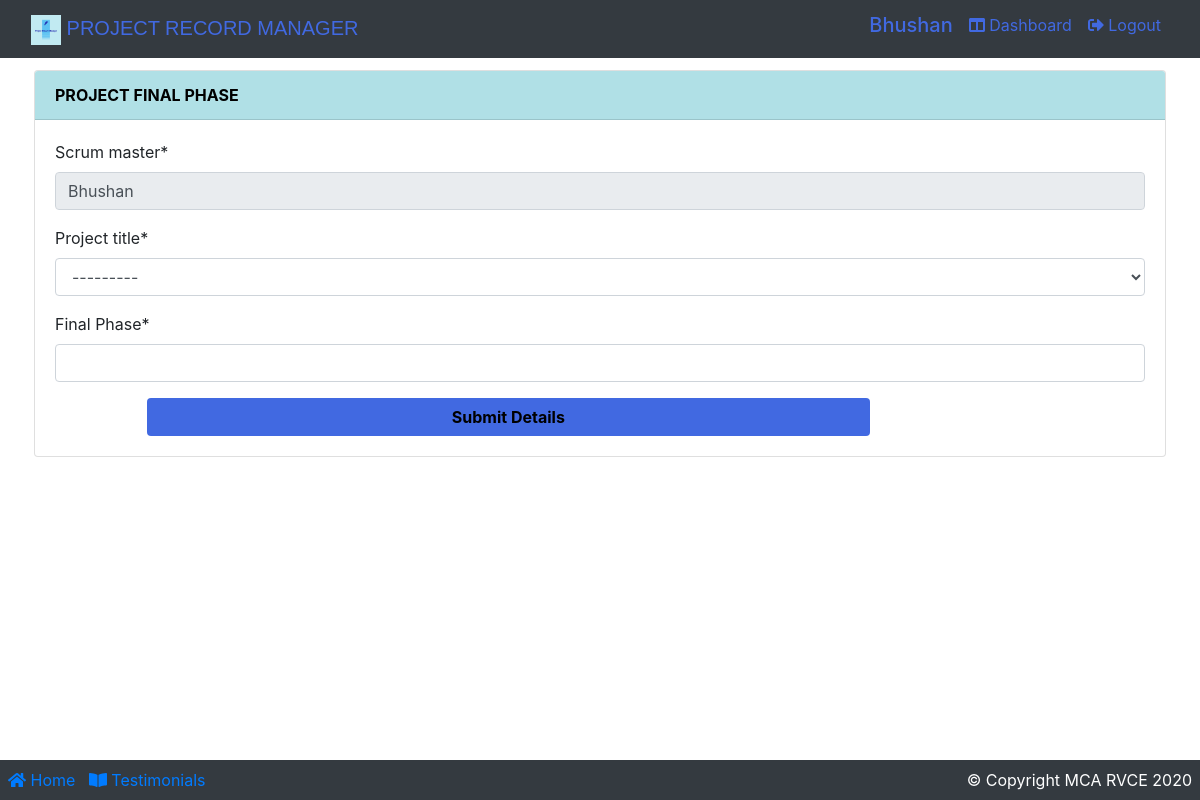
Page /projectfianle/ (signed in) on the earlier database version.
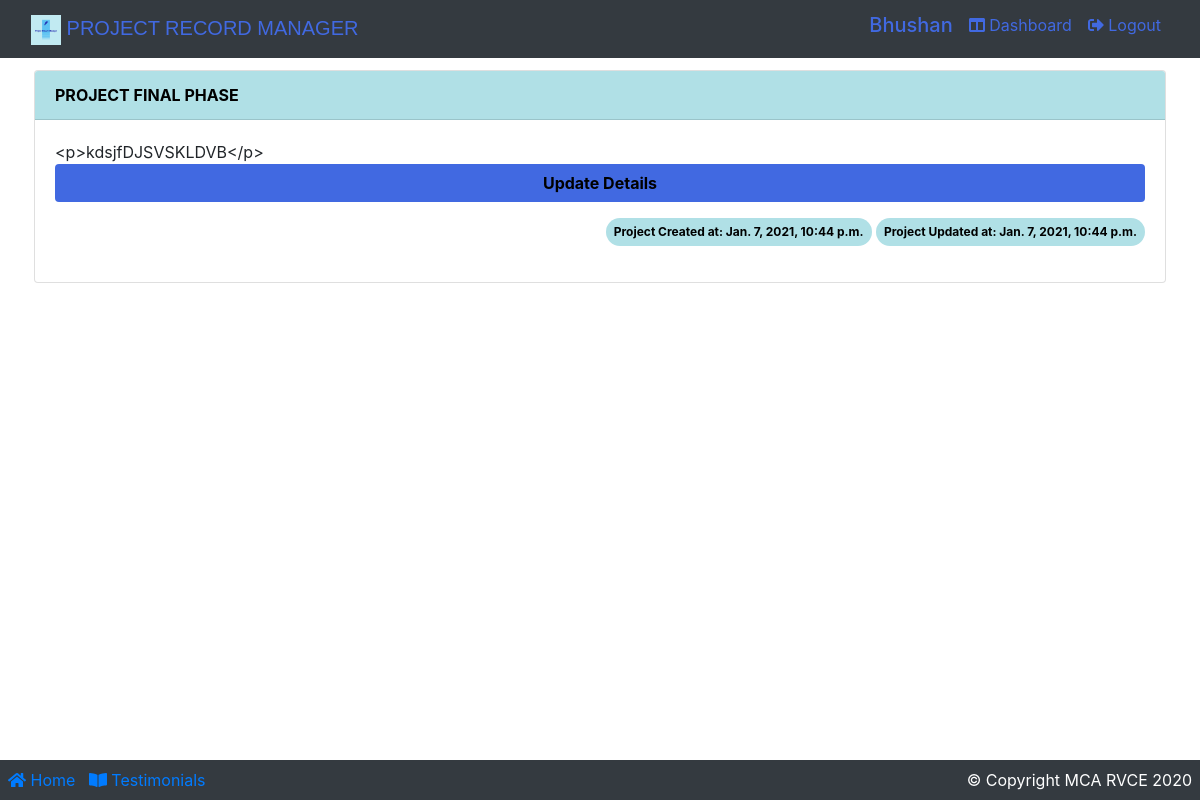
Same page on the later database version.
### app/models.py (models this page shows, shortened)
class CustomUser(AbstractBaseUser, PermissionsMixin):
    username = None
    first_name = None
    last_name = None
    admin = models.BooleanField(default=False)
    active = models.BooleanField(default=True)
    staff = models.BooleanField(default=False)
    isstudent = models.BooleanField(default=False)
    isfaculty = models.BooleanField(default=False)
    student_available = models.BooleanField(default=False)
    faculty_available = models.BooleanField(default=False)
    email = models.EmailField(_('email address'), unique=True)
    USERNAME_FIELD = 'email'
    REQUIRED_FIELDS = []
    name = models.CharField(max_length=100)
    created_at = models.DateTimeField(auto_now_add=True)
    updated_at = models.DateTimeField(auto_now=True)
    objects = UserManager()
    @property
    def is_active(self):
        return self.active
    @property
    def is_student(self):
        return self.isstudent
    @property
    def is_faculty(self):
        return self.isfaculty

class ProjectFinale(models.Model):
    scrum_master = models.CharField(max_length=100, default="scrum master")
    project_title = models.ForeignKey(
        Team, on_delete=models.CASCADE, null=True)
    finale = HTMLField()
    created_at = models.DateTimeField(auto_now_add=True)
    updated_at = models.DateTimeField(auto_now=True)
    def __str__(self):
        return str(self.project_title) + "finale"

### app/views.py (the view)
# urls.py: path('projectfianle/', views.projectFinaleCreation, name="projectfinale"),
def projectFinaleCreation(request):
    needToUpdate = False
    needToUpdateidt = False
    queryset2 = Team.objects.filter(owner=(request.user.name + " " + request.user.email))
    queryset3 = Team.objects.filter(partner=request.user.id)
    idTitle = ""
    if queryset2:
        for data in queryset3 or queryset2:
            idTitle = int(data.id)
    if queryset3:
        for data in queryset3 or queryset2:
            idTitle = int(data.id)
    queryset = ProjectFinale.objects.filter(scrum_master=request.user.name)
    idt = ProjectFinale.objects.filter(project_title=idTitle)
    print("==> idt ", idt)
    count = 0
    c1 = 0
    if queryset:
        for data in queryset:
            proj_title = data.project_title
            print("title from Project Syp when come from user.id", data.project_title)
            if data:
                count = count + 1
            if count == 1:
                needToUpdate = True
    if idt:
        for data in idt:
            proj_title = data.project_title
            print("title from Project when title comes from team", data.project_title)
            if data:
                c1 = c1 + 1
            if c1 == 1:
                needToUpdateidt = True
    print(count, c1)
    print(needToUpdate, needToUpdateidt)
    if request.method == 'POST':
        formf = ProjectFinaleForm(request.POST, request.FILES)
        if formf.is_valid():
            formf.save()
            project_title = formf.cleaned_data.get('project_title')
            messages.success(request, f'Final Phase created for {project_title}.')
            return redirect('projectfinale')
    else:
        formf = ProjectFinaleForm()
    return render(request, 'project/project_finale.html',
                  {'formf': formf, 'needToUpdate': needToUpdate, 'queryset': queryset,
                   'idt': idt,
                   "needToUpdateidt": needToUpdateidt})

### app/forms.py
class ProjectFinaleForm(forms.ModelForm):
    finale = forms.CharField(
        label="Final Phase", widget=TinyMCE(attrs={'cols': 50, 'rows': 10, "class": "form-control",
                                                   "placeholder": "Enter Final phase details"}))
    class Meta:
        model = ProjectFinale
        fields = ['id', 'scrum_master', 'project_title', 'finale']

### app/models.py (called while the page is built)
    def __str__(self):
        return self.name + ' ' + self.email

    def __str__(self):
        return self.name + ' ' + self.email

    def __str__(self):
        return str(self.title) + ", Student1:  " + str(self.owner) + ", student2:  " + str(
            self.partner) + ", Guide:  " + str(self.guide)

### templates/project/project_finale.html (shortened to what this page needs)
{% extends 'base.html' %}
{% load static %}
{% load crispy_forms_tags %}
{% block content %}
    <div class="container p-1">
        <div class="card mt-2">
            <div class="card-header font-weight-bold" style="background:powderblue; color:black;">
                PROJECT FINAL PHASE
            </div>
            <div class="card-body">
                {% if needToUpdate == False %}
                    <form action="{% url 'projectfinale' %}" method="POST" enctype="multipart/form-data">
                        <div class="form-row">
                            <div class="form-group col-md-12 mb-0">
                                <div id="div_id_scrum_master" class="form-group">
                                    <label for="id_scrum_master" class=" requiredField">
                                        Scrum master<span class="asteriskField">*</span>
                                    </label>
                                    <div class="">
                                        <input type="text" name="scrum_master" value="{{ user.name }}" maxlength="100"
                                               class="textinput textInput form-control"
                                               id="id_scrum_master" readonly>
                                    </div>
                                </div>
                            </div>
                        </div>
                        <div class="form-row">
                            <div class="form-group col-md-12 mb-0">
                                {{ formf.project_title|as_crispy_field }}
                            </div>
                        </div>
                        <div class="form-row">
                            <div class="form-group col-md-12 mb-0">
                                {{ formf.finale|as_crispy_field }}
                            </div>
                        </div>
                        <div class="form-row">
                            <div class="form-group col-md-8 mb-0 offset-1">
                                <button type="submit" class="btn btn-block font-weight-bold"
                                        style="background: royalblue;color: black; ">Submit Details
                                </button>
                            </div>
                        </div>
                    </form>
                {% else %}
                    {% for data in queryset %}
                        {{ data.finale }}
                        <a href="{% url 'updateFinale' data.id %}" class="btn btn-block font-weight-bold"
                           style="background: royalblue;color: black; ">Update Details
                        </a>
                        <div class="container text-right m-2 p-2">
                            <span class="badge badge-info badge-pill p-2 font-weight-bolder" style="background:powderblue; color:black;">Project Created at: {{ data.created_at }}</span>
                            <span class="badge badge-info badge-pill p-2 font-weight-bolder" style="background:powderblue; color:black;">Project Updated at: {{ data.updated_at }}</span>
                        </div>
                    {% endfor %}
                {% endif %}
            </div>
        </div>
    </div>
{% endblock %}

### templates/base.html (shortened to what this page needs)
{% load static %}
<!DOCTYPE html>
<html lang="en">
<head>
    <link rel="stylesheet" href="{% static 'css/bootstrap.css' %}"/>
    <link rel="stylesheet" href="{% static 'css/main.css' %}"/>
    <link href="https://cdn.datatables.net/1.10.20/css/dataTables.bootstrap4.min.css" rel="stylesheet"
/>
    <link rel="stylesheet" href="https://use.fontawesome.com/releases/v5.6.3/css/all.css"/>
</head>
<body>
<nav class="navbar navbar-expand-lg bg-dark navbar-dark">
    <div class="container-fluid">
        <div class="navbar-header">
            <a class="navbar-brand" href="{% url 'index' %}"
               style="text-decoration: none; color:royalblue; font-family: Verdana, Geneva, Tahoma, sans-serif;">
                <img src="{% static 'images/logo/logo2.png' %}" alt="logo" width="30px" class="img img-fluid"/>
                PROJECT RECORD MANAGER</a>
        </div>
        <div class="collapse navbar-collapse justify-content-end" id="navbarSupportedContent">
            <ul class="nav navbar-nav">
                <li class="nav-item mr-3">
                    {% if request.user.is_student %}
                        <h5 style="text-decoration: none; color:royalblue;">{{ user.name }}</h5>
                    {% endif %}
                </li>
                <li class="nav-item">
                    {% if request.user.is_student %}
                        <li class="nav-item">
                            <a class="mr-3" href="{% url 'studentDashboard' %}"
                               style="text-decoration: none; color:royalblue;">
                                <span class="fas fa-columns"></span>&nbsp;Dashboard
                            </a>
                        </li>
                    {% endif %}
                {% if request.user.is_authenticated %}
                    <a class="mr-2" href="{% url 'logout' %}" style="text-decoration: none; color:royalblue;">
                        <span class="fas fa-sign-out-alt"></span>&nbsp;Logout
                    </a>
                    </li>
                {% endif %}
            </ul>
        </div>
    </div>
</nav>
{% block content %}
{% endblock %}
<br>
<footer class="container-fluid bg-dark p-2 fixed-bottom">
    <div class="row">
        <div class="col-md-6">
            <a href="{% url 'index' %}"><span class="fas fa-home"></span>&nbsp;Home</a> &nbsp;
            <a href="#"><span class="fas fa-book-open"></span>&nbsp;Testimonials</a>
        </div>
        <div class="col-md-6 text-right text-white">
            <span>© Copyright MCA RVCE 2020</span>
        </div>
    </div>
</footer>
</body>
</html>

Differences in the rows shown:
changed CustomUser "Bhushan": scrum_master "Bhushan" → (not shown)
added ProjectFinale: finale "<p>kdsjfDJSVSKLDVB</p>", created_at "Jan. 7, 2021, 10:44 p.m.", updated_at "Jan. 7, 2021, 10:44 p.m."
Other differences:
form field project_title: "---------" → (not shown)
text no longer shown: "Scrum master * Project title * Final Phase * Submit Details"
